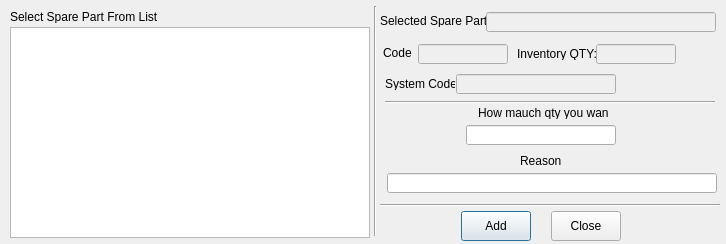
<?xml version="1.0" encoding="UTF-8"?>
<ui version="4.0">
 <class>addFPOBDialog</class>
 <widget class="QDialog" name="addFPOBDialog">
  <property name="geometry">
   <rect>
    <x>0</x>
    <y>0</y>
    <width>726</width>
    <height>244</height>
   </rect>
  </property>
  <property name="windowTitle">
   <string>Add Finish Product Outbound</string>
  </property>
  <widget class="QLabel" name="label">
   <property name="geometry">
    <rect>
     <x>10</x>
     <y>10</y>
     <width>150</width>
     <height>13</height>
    </rect>
   </property>
   <property name="text">
    <string>Select Spare Part From List :</string>
   </property>
  </widget>
  <widget class="QLabel" name="label_2">
   <property name="geometry">
    <rect>
     <x>380</x>
     <y>14</y>
     <width>120</width>
     <height>13</height>
    </rect>
   </property>
   <property name="text">
    <string>Selected Spare Part :</string>
   </property>
  </widget>
  <widget class="QLineEdit" name="spnameled">
   <property name="enabled">
    <bool>false</bool>
   </property>
   <property name="geometry">
    <rect>
     <x>486</x>
     <y>12</y>
     <width>230</width>
     <height>20</height>
    </rect>
   </property>
   <property name="font">
    <font>
     <weight>75</weight>
     <bold>true</bold>
    </font>
   </property>
   <property name="styleSheet">
    <string notr="true">color: rgb(255, 0, 0);</string>
   </property>
  </widget>
  <widget class="QLineEdit" name="spcodeled">
   <property name="enabled">
    <bool>false</bool>
   </property>
   <property name="geometry">
    <rect>
     <x>418</x>
     <y>44</y>
     <width>90</width>
     <height>20</height>
    </rect>
   </property>
   <property name="font">
    <font>
     <weight>75</weight>
     <bold>true</bold>
    </font>
   </property>
   <property name="styleSheet">
    <string notr="true">color: rgb(255, 0, 0);</string>
   </property>
  </widget>
  <widget class="QLabel" name="label_3">
   <property name="geometry">
    <rect>
     <x>383</x>
     <y>46</y>
     <width>30</width>
     <height>13</height>
    </rect>
   </property>
   <property name="text">
    <string>Code :</string>
   </property>
  </widget>
  <widget class="QLineEdit" name="spinqtyled">
   <property name="enabled">
    <bool>false</bool>
   </property>
   <property name="geometry">
    <rect>
     <x>596</x>
     <y>44</y>
     <width>80</width>
     <height>20</height>
    </rect>
   </property>
   <property name="font">
    <font>
     <weight>75</weight>
     <bold>true</bold>
    </font>
   </property>
   <property name="styleSheet">
    <string notr="true">color: rgb(255, 0, 0);</string>
   </property>
  </widget>
  <widget class="QLabel" name="label_4">
   <property name="geometry">
    <rect>
     <x>517</x>
     <y>47</y>
     <width>80</width>
     <height>13</height>
    </rect>
   </property>
   <property name="text">
    <string>Inventory QTY:</string>
   </property>
  </widget>
  <widget class="QLineEdit" name="reqqtyled_2">
   <property name="geometry">
    <rect>
     <x>466</x>
     <y>125</y>
     <width>150</width>
     <height>20</height>
    </rect>
   </property>
  </widget>
  <widget class="QLabel" name="reqqtyled">
   <property name="geometry">
    <rect>
     <x>478</x>
     <y>106</y>
     <width>130</width>
     <height>13</height>
    </rect>
   </property>
   <property name="text">
    <string>How mauch qty you want ?</string>
   </property>
  </widget>
  <widget class="QLineEdit" name="spgencodeled">
   <property name="enabled">
    <bool>false</bool>
   </property>
   <property name="geometry">
    <rect>
     <x>456</x>
     <y>74</y>
     <width>160</width>
     <height>20</height>
    </rect>
   </property>
   <property name="font">
    <font>
     <weight>75</weight>
     <bold>true</bold>
    </font>
   </property>
   <property name="styleSheet">
    <string notr="true">color: rgb(255, 0, 0);</string>
   </property>
  </widget>
  <widget class="QLabel" name="label_6">
   <property name="geometry">
    <rect>
     <x>385</x>
     <y>77</y>
     <width>70</width>
     <height>13</height>
    </rect>
   </property>
   <property name="text">
    <string>System Code :</string>
   </property>
  </widget>
  <widget class="Line" name="line">
   <property name="geometry">
    <rect>
     <x>385</x>
     <y>101</y>
     <width>330</width>
     <height>3</height>
    </rect>
   </property>
   <property name="orientation">
    <enum>Qt::Horizontal</enum>
   </property>
  </widget>
  <widget class="QPushButton" name="addbtn">
   <property name="geometry">
    <rect>
     <x>461</x>
     <y>211</y>
     <width>70</width>
     <height>30</height>
    </rect>
   </property>
   <property name="text">
    <string>Add</string>
   </property>
  </widget>
  <widget class="QPushButton" name="closebtn">
   <property name="geometry">
    <rect>
     <x>551</x>
     <y>211</y>
     <width>70</width>
     <height>30</height>
    </rect>
   </property>
   <property name="text">
    <string>Close</string>
   </property>
  </widget>
  <widget class="QListView" name="listView">
   <property name="geometry">
    <rect>
     <x>10</x>
     <y>27</y>
     <width>360</width>
     <height>211</height>
    </rect>
   </property>
  </widget>
  <widget class="Line" name="line_2">
   <property name="geometry">
    <rect>
     <x>374</x>
     <y>6</y>
     <width>3</width>
     <height>230</height>
    </rect>
   </property>
   <property name="orientation">
    <enum>Qt::Vertical</enum>
   </property>
  </widget>
  <widget class="QLabel" name="label_5">
   <property name="geometry">
    <rect>
     <x>520</x>
     <y>154</y>
     <width>47</width>
     <height>13</height>
    </rect>
   </property>
   <property name="text">
    <string>Reason</string>
   </property>
  </widget>
  <widget class="QLineEdit" name="reasonled">
   <property name="geometry">
    <rect>
     <x>387</x>
     <y>173</y>
     <width>330</width>
     <height>20</height>
    </rect>
   </property>
  </widget>
  <widget class="Line" name="line_3">
   <property name="geometry">
    <rect>
     <x>380</x>
     <y>204</y>
     <width>340</width>
     <height>3</height>
    </rect>
   </property>
   <property name="orientation">
    <enum>Qt::Horizontal</enum>
   </property>
  </widget>
 </widget>
 <resources/>
 <connections/>
</ui>
